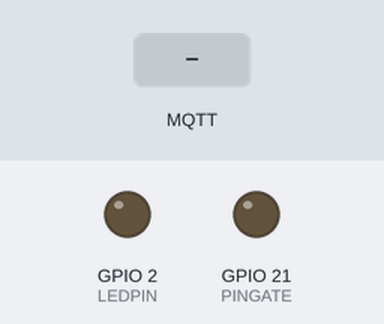
This sketch was run on a simulated ESP32. On the bench: output pins drawn as LEDs (lit = HIGH). The test bench sets the inputs (shaded band). WiFi joins after 1.5 s; servers stay silent unless stated; no MQTT or app messages arrive unless stated; what the sketch prints to the serial monitor is not drawn.

Above: at 2.7 s.
2.8 s: MQTT message "ON" arrives on the first subscribed topic
At 3.7 s:
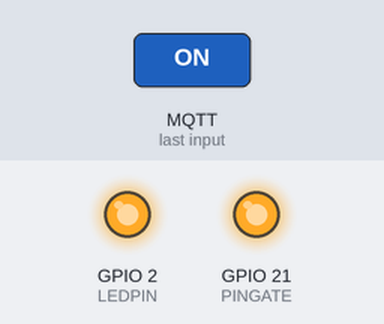
4.3 s: MQTT message "1" arrives on the first subscribed topic
At 4.9 s:
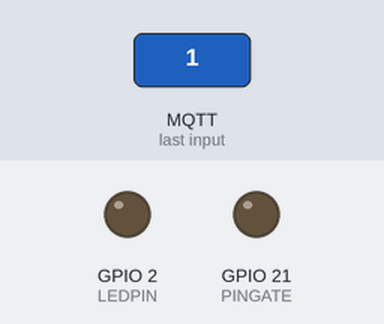
Timing chart, 0 to 7.3 s (numbered marks = the images above; inputs shaded):
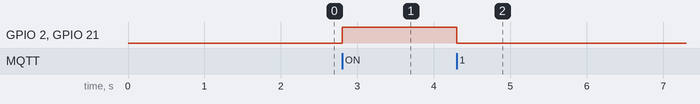

Measured:
- after the input at 2.8 s, GPIO 2 (LEDPIN), GPIO 21 (PINGATE): LOW → HIGH at once
- after the input at 4.3 s, GPIO 2 (LEDPIN), GPIO 21 (PINGATE): HIGH → LOW at once

The sketch:

sketch_aug8a.ino
```cpp
#include <WiFi.h>
#include <PubSubClient.h>
#include "ArduinoJson.h"
#include "DHT.h"

#define PINGATE 21
#define LEDPIN 2


const char* ssid = "wifiid";
const char* password = "wifipswwrd";
const char* mqtt_server = "192.168.1.235";

WiFiClient espClient;
PubSubClient client(espClient);


void setup() {
  pinMode(LEDPIN, OUTPUT);
  pinMode(PINGATE, OUTPUT);
  Serial.begin(115200);
  setup_wifi();
  client.setServer(mqtt_server, 1883);
  client.setCallback(callback);
}


void loop() {
  if (!client.connected()) {
    reconnect();
  }
  client.loop();
}


//////////////////////////// Functions ////////////////////

void setup_wifi() {
  delay(10);
  // We start by connecting to a WiFi network
  Serial.println();
  Serial.print("Connecting to ");
  Serial.println(ssid);
  WiFi.begin(ssid, password);

  while (WiFi.status() != WL_CONNECTED) {
    delay(500);
    Serial.print(".");
  }

  Serial.println("");
  Serial.println("WiFi connected");
  Serial.println("IP address: ");
  Serial.println(WiFi.localIP());
}


void reconnect() {
  // Loop until we're reconnected
  while (!client.connected()) {
    Serial.print("Attempting MQTT connection...");
    // Attempt to connect
    if (client.connect("ESP32DevBoard_clientID", "mqtt-user", "mqtt-password")) {
      Serial.println("connected");
      // Subscribe
      client.subscribe("livingroom/waterpump/switch");
    } else {
      Serial.print("failed, rc=");
      Serial.print(client.state());
      Serial.println(" try again in 5 seconds");
      // Wait 5 seconds before retrying
      delay(5000);
    }
  }
}


void callback(char* topic, byte* message, unsigned int length) {
  Serial.print("Message arrived on topic: ");
  Serial.print(topic);
  Serial.print(". Message: ");
  String messageTemp;

  for (int i = 0; i < length; i++) {
    Serial.print((char)message[i]);
    messageTemp += (char)message[i];
  }
  Serial.println();
  Serial.println(messageTemp);
  if (messageTemp == "ON"){
    Serial.println("Pump is ON");
    digitalWrite(PINGATE, HIGH);
    digitalWrite(LEDPIN, HIGH);
  }
  else{
    Serial.println("Pump is OFF");
    digitalWrite(PINGATE, LOW);
    digitalWrite(LEDPIN, LOW);
  }
}
```
